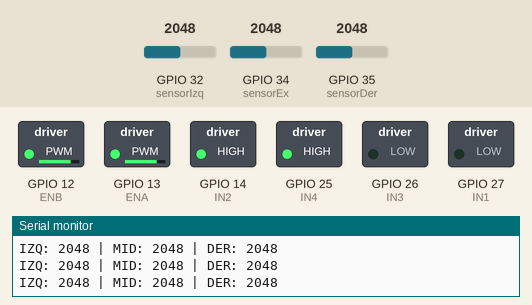
Bench run of a sketch on a simulated ESP32. Parts: switched loads named in the sketch (green lamp = pin HIGH), the last lines printed to the serial monitor. Inputs (shaded band) come from the test bench; at power-on: GPIO 32 (sensorIzq) = 2048, GPIO 35 (sensorDer) = 2048, GPIO 34 (sensorEx) = 2048.

Above: at 1.2 s.
1.3 s: GPIO 32 (sensorIzq) set to 968
2.8 s: GPIO 32 (sensorIzq) set to 868
At 4.0 s:
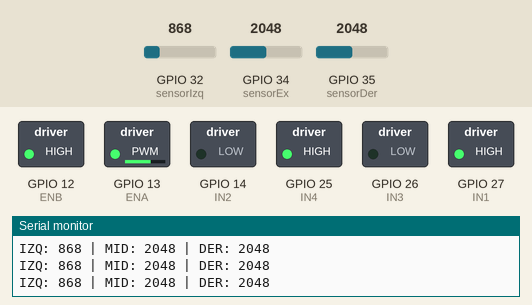
4.3 s: GPIO 35 (sensorDer) set to 3603
At 5.5 s:
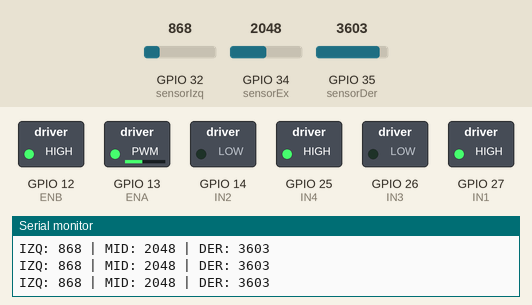
5.8 s: GPIO 35 (sensorDer) set to 2047
At 7.0 s:
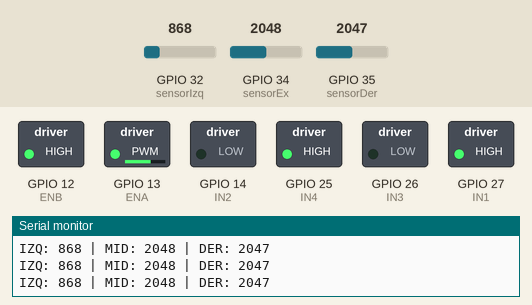
7.3 s: GPIO 35 (sensorDer) set to 860
At 8.5 s:
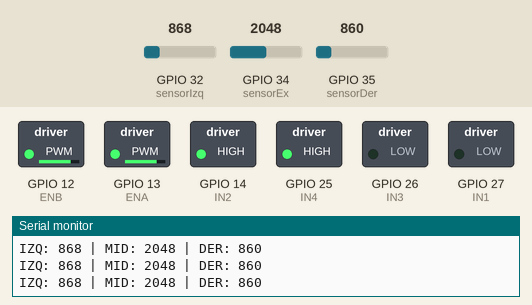
8.8 s: GPIO 34 (sensorEx) set to 971
10.3 s: GPIO 34 (sensorEx) set to 868
At 11.6 s:
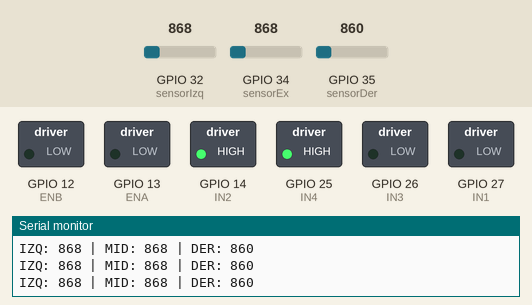
Timing chart, 0 to 12.8 s (numbered marks = the images above; inputs shaded):
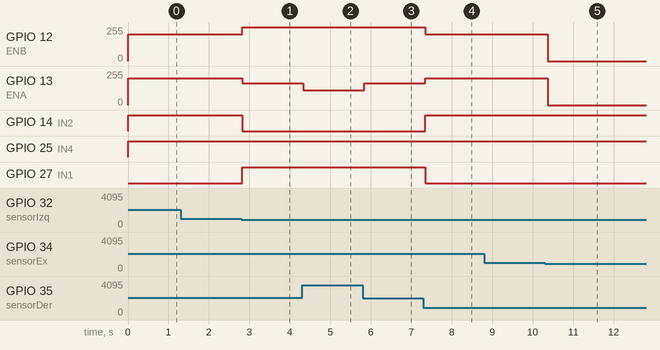

The sketch:

analog_pf.ino
```cpp
// Pines sensores
const int sensorIzq = 32;
const int sensorDer = 35;
const int sensorEx = 34;

// Pines motores
const int IN1 = 27;
const int IN2 = 14;
const int IN3 = 26;
const int IN4 = 25;

const int ENA = 13;
const int ENB = 12;

// Constantes de control
int velocidadBase = 200;
int trimIzq = 0;   // ajustar si se va a la derecha
int trimDer = 10;  // ajustar si se va a la izquierda
int threshold = 900; // ajustar según lecturas del serial
bool stop = false; // verifica que el carrito se detuvo y deja de registrar

//Enumeración de los textos (por ende la dirección lol)
enum Direccion { ADELANTE, CURVA_IZQ, CURVA_DER, FIN };

//Estructura de mapeado (ya veremos cómo guardar estos) + número de registro
struct Mapa {
  uint16_t numero;
  uint16_t registro_izq;
  uint16_t registro_cen;
  uint16_t registro_der;
  unsigned long timestamp;
  Direccion direccion;
  Mapa* siguiente;
};

int numero_registro = 0;
Direccion direccion_reg;
Mapa* cabeza = nullptr;

//Funciones de mapa
void mapear(Mapa*& cabeza, int izq, int cen, int der, Direccion dir) {
  numero_registro++;
  unsigned long t = millis();
  Mapa* nodo = new Mapa{(uint16_t)numero_registro, (uint16_t)izq, (uint16_t)cen, (uint16_t)der, t, dir, cabeza};
  if (!nodo) return;
  cabeza = nodo;
}

void desMapear(Mapa*& cabeza) {
  while (cabeza) {
    Mapa* tmp = cabeza;
    cabeza = cabeza->siguiente;
    delete tmp;
  }
  numero_registro = 0;
};

//Controles de guardado
int last_izq = -1, last_mid = -1, last_der = -1;
unsigned long last_map_time = 0;
const unsigned long MAP_INTERVAL_MS = 200;

//Función de guardado
void cambio(Mapa*& cabeza, int izq, int mid, int der, Direccion status) {
  unsigned long now = millis();
  if (izq == last_izq && mid == last_mid && der == last_der) {
    if (now - last_map_time < MAP_INTERVAL_MS) return;
  }
  last_izq = izq; last_mid = mid; last_der = der;
  last_map_time = now;
  mapear(cabeza, izq, mid, der, status);
}


//Funciones del carrito
void setup() {
  pinMode(sensorIzq, INPUT);
  pinMode(sensorDer, INPUT);
  pinMode(sensorEx, INPUT);

  pinMode(IN1, OUTPUT);
  pinMode(IN2, OUTPUT);
  pinMode(IN3, OUTPUT);
  pinMode(IN4, OUTPUT);

  pinMode(ENA, OUTPUT);
  pinMode(ENB, OUTPUT);

  Serial.begin(115200);
  desMapear(cabeza);
}

void moverAdelante() {
  digitalWrite(IN1, LOW); digitalWrite(IN2, HIGH);
  digitalWrite(IN3, LOW); digitalWrite(IN4, HIGH);

  analogWrite(ENA, constrain(velocidadBase, 0, 255));
  analogWrite(ENB, constrain(velocidadBase, 0, 255));
}

void curvaIzquierda(int izqVal, int derVal) {
  digitalWrite(IN1, LOW); digitalWrite(IN2, HIGH);
  digitalWrite(IN3, HIGH); digitalWrite(IN4, LOW);

  int correccion = map(izqVal, 0, threshold, 60, 0);
  analogWrite(ENA, constrain(velocidadBase - correccion, 0, 255));
  analogWrite(ENB, constrain(velocidadBase + correccion / 2, 0, 255));
}

void curvaDerecha(int derVal, int izqVal) {
  digitalWrite(IN1, HIGH); digitalWrite(IN2, LOW);
  digitalWrite(IN3, LOW); digitalWrite(IN4, HIGH);

  int correccion = map(derVal, 0, threshold, 60, 0);
  analogWrite(ENA, constrain(velocidadBase + correccion / 2, 0, 255));
  analogWrite(ENB, constrain(velocidadBase - correccion, 0, 255));
}

void detener() {
  analogWrite(ENA, 0);
  analogWrite(ENB, 0);
}

void loop() {
  int izq = analogRead(sensorIzq);
  int der = analogRead(sensorDer);
  int mid = analogRead(sensorEx);

  Serial.print("IZQ: "); Serial.print(izq);
  Serial.print(" | MID: "); Serial.print(mid);
  Serial.print(" | DER: "); Serial.println(der);

  bool izqDetecta = (izq > threshold);
  bool derDetecta = (der > threshold);
  bool midDetecta = (mid > threshold);

  if (!izqDetecta && !midDetecta && !derDetecta) {
    detener();
    direccion_reg = FIN;
    cambio(cabeza, izq, mid, der, direccion_reg);
    //stop = true;
  }
  else if (izqDetecta && !derDetecta) {
    curvaIzquierda(izq, der);
    direccion_reg = CURVA_IZQ;
  }
  else if (!izqDetecta && derDetecta) {
    curvaDerecha(der, izq);
    direccion_reg = CURVA_DER;
  }
  else {
    moverAdelante();
    direccion_reg = ADELANTE;
  }

  delay(100);

  if (!stop && (izqDetecta || midDetecta || derDetecta)) {
    cambio(cabeza, izq, mid, der, direccion_reg);
  }
}
```

Measured:
- the behaviour switches between 901 and 900 on GPIO 32 (sensorIzq) (found by bisection; images 0 and 1)
- the behaviour switches between 901 and 900 on GPIO 34 (sensorEx) (found by bisection; images 4 and 5)
- after the input at 2.8 s, GPIO 12 (ENB): 200/255 → 255/255 at once; GPIO 13 (ENA): 200/255 → 162/255 at once; GPIO 14 (IN2): HIGH → LOW at once; GPIO 27 (IN1): LOW → HIGH at once
- after the input at 4.3 s, GPIO 13 (ENA): 162/255 → 110/255 at once
- after the input at 5.8 s, GPIO 13 (ENA): 110/255 → 162/255 at once
- after the input at 7.3 s, GPIO 12 (ENB): 255/255 → 200/255 after 0.05 s; GPIO 13 (ENA): 162/255 → 200/255 after 0.05 s; GPIO 14 (IN2): LOW → HIGH after 0.05 s; GPIO 27 (IN1): HIGH → LOW after 0.05 s
- after the input at 10.3 s, GPIO 12 (ENB), GPIO 13 (ENA): 200/255 → 0/255 after 0.07 s
